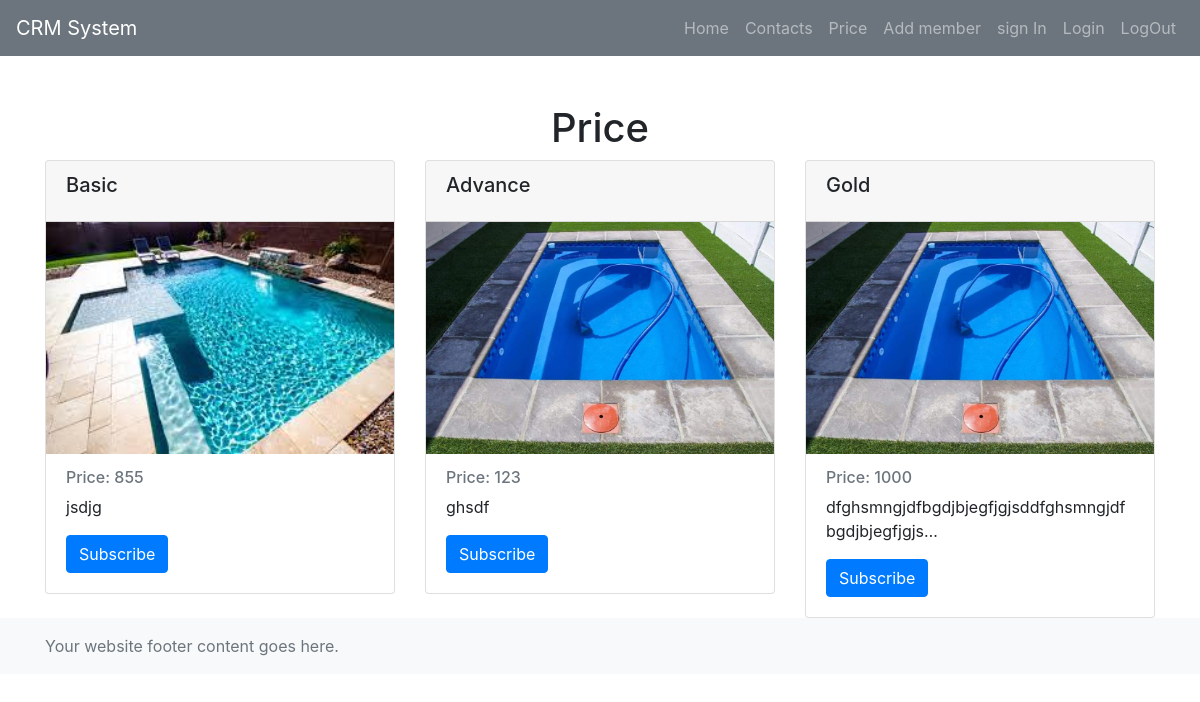
/plan/, run on the app's committed database.
### cms_app/models.py (models this page shows, shortened)
class Plan_Subscription(models.Model):
    name = models.CharField(max_length=100)
    price = models.IntegerField()
    images = models.ImageField(upload_to="Price_subscription/%Y/%m/%d", blank=False)
    message = models.CharField(max_length=255)

### cms_app/views.py (the view)
# urls.py: path("plan/", views.Plan.as_view(), name="plan"),
class Plan(ListView):
    model = Plan_Subscription
    template_name = 'plan.html'
    context_object_name = 'plans'

### template/plan.html
{% extends "base.html" %}
{% load static %}
{% block content %}
<div class="container mt-5">
     <h1 class="text-center">Price</h1>
     <div class="row">
          {% for plan in plans %}
          <div class="col-md-4">
               <div class="card">
                    <div class="card-header">
                         <h5 class="card-title">{{ plan.name }}</h5>
                    </div>
                    <img src="{{ plan.images.url }}" alt="{{ plan.name }}" class="img-fluid">
                    <div class="card-body">
                         <h6 class="card-subtitle mb-2 text-muted">Price: {{ plan.price }}</h6>
                         <p class="card-text">{{plan.message | truncatechars:50}}</p>
                         <a href="#" class="btn btn-primary">Subscribe</a>
                    </div>
               </div>
          </div>
          {% endfor %}
     </div>
</div>
{% endblock %}

### template/base.html (shortened to what this page needs)
{% load static %}
<!doctype html>
<html lang="en">
  <head>
    <link rel="stylesheet" href="{% static 'css/styles.css' %}">
  </head>
  <body>
     {% include "header.html" %}
    {% block content %}
    {% endblock content %}
    {% include "footer.html" %}
  </body>
</html>

### template/header.html (shortened to what this page needs)
<nav class="navbar navbar-expand-lg navbar-dark bg-secondary">
     <a class="navbar-brand" href="#">CRM System</a>
     <div class="collapse navbar-collapse" id="navbarNav">
          <ul class="navbar-nav ml-auto">
               <li class="nav-item ">
                    <a class="nav-link" href="{% url 'home'%}">Home</a>
               </li>
               <li class="nav-item">
                    <a class="nav-link" href="{% url 'contact' %}">Contacts</a>
               </li>
               <li class="nav-item">
                    <a class="nav-link" href="{% url 'plan' %}">Price</a>
               </li>
               <li class="nav-item">
                    <a class="nav-link" href="{% url 'add_member' %}">Add member</a>
               </li>
               <li class="nav-item">
                    <a class="nav-link" href="{% url 'signin' %}"> sign In</a>
               </li>
               <li class="nav-item ">
                    <a class="nav-link" href="{% url 'login' %}">Login </a>
               </li>
               <li class="nav-item ">
                    <a class="nav-link" href="{% url 'home' %}"> LogOut</a>
               </li>
          </ul>
     </div>
</nav>

### template/footer.html
<footer class="footer mt-auto py-3 bg-light">
     <div class="container">
       <span class="text-muted">Your website footer content goes here.</span>
     </div>
   </footer>

### data on the page
Plan_Subscription: name "Basic", images (picture), price "855", message "jsdjg"
Plan_Subscription: name "Advance", images (picture), price "123", message "ghsdf"
Plan_Subscription: name "Gold", images (picture), price "1000", message "dfghsmngjdfbgdjbjegfjgjsddfghsmngjdfbgdjbjegfjgjs…"
